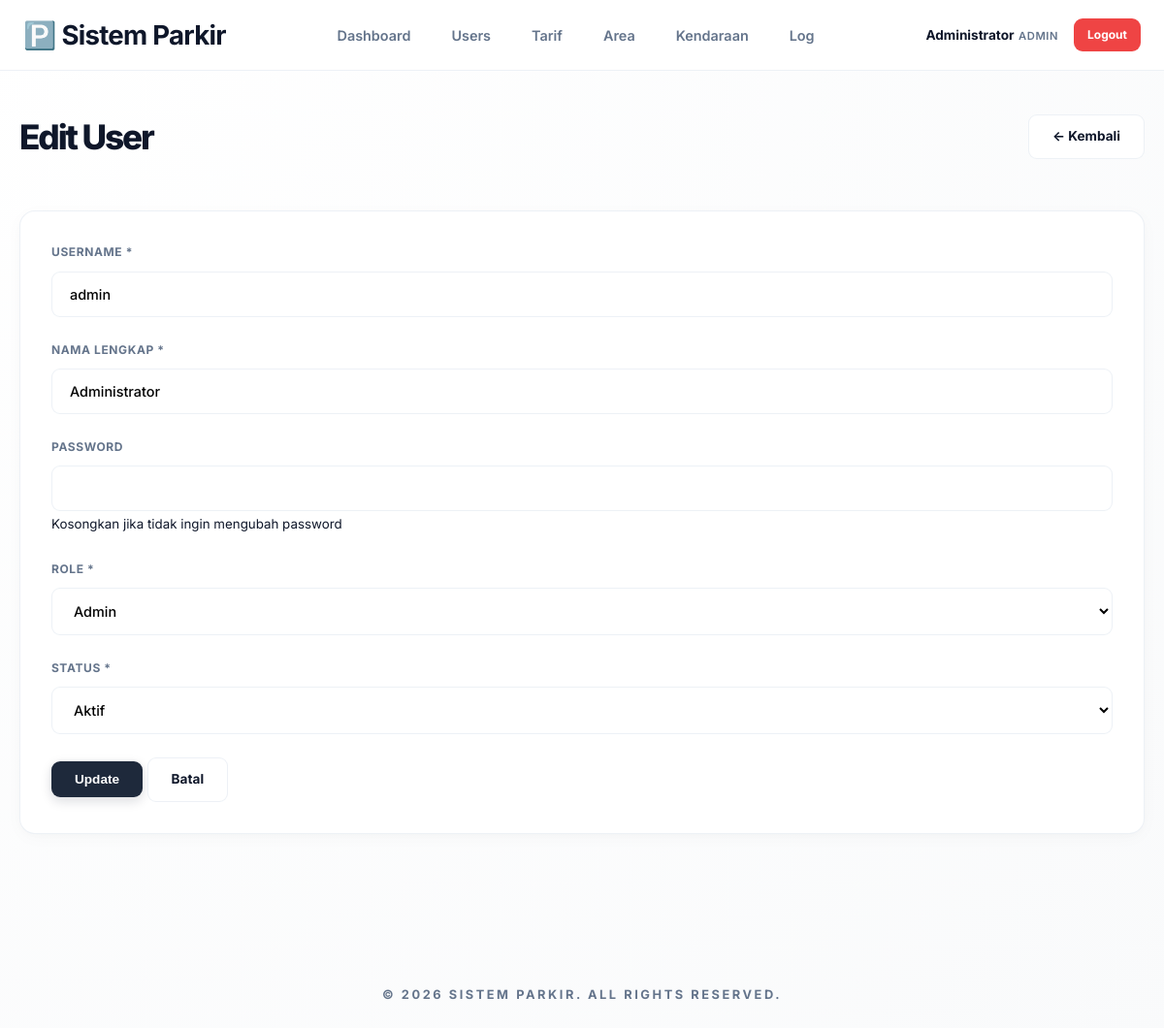
Page /admin/users/edit.php?id=1 (signed in) on the committed database.
### tables this page shows
CREATE TABLE `tb_user` (
  `id_user` int(11) NOT NULL AUTO_INCREMENT,
  `nama_lengkap` varchar(50) NOT NULL,
  `username` varchar(50) NOT NULL,
  `password` varchar(100) NOT NULL,
  `role` enum('admin','petugas','owner') NOT NULL,
  `status_aktif` tinyint(1) DEFAULT 1,
  `created_at` timestamp NULL DEFAULT CURRENT_TIMESTAMP,
  `updated_at` timestamp NULL DEFAULT CURRENT_TIMESTAMP ON UPDATE CURRENT_TIMESTAMP,
  PRIMARY KEY (`id_user`),
  UNIQUE KEY `username` (`username`)
);

### includes/functions.php (called while the page is built, shortened)
<?php
function is_logged_in() {
    return isset($_SESSION['id_user']) && isset($_SESSION['role']);
}
function get_user_info() {
    return [
        'id_user' => $_SESSION['id_user'] ?? null,
        'username' => $_SESSION['username'] ?? null,
        'nama' => $_SESSION['nama_lengkap'] ?? null,
        'role' => $_SESSION['role'] ?? null
    ];
}
?>

### admin/users/edit.php (the view, shortened to what this page needs)
<?php
require_once __DIR__ . '/../../middleware/auth_check.php';
$user_data = null;
$id = $_GET['id'] ?? null;
try {
    $query = "SELECT * FROM tb_user WHERE id_user = :id LIMIT 1";
    $stmt = $db->prepare($query);
    $stmt->bindParam(':id', $id);
    $stmt->execute();
    $user_data = $stmt->fetch();
} catch(PDOException $e) {
    set_flash('danger', 'Terjadi kesalahan: ' . $e->getMessage());
    redirect('admin/users/index.php');
}
include __DIR__ . '/../../includes/header.php';
?>
<div class="container">
    <div class="page-header">
        <h1>Edit User</h1>
        <a href="index.php" class="btn btn-secondary">← Kembali</a>
    </div>
    <div class="card">
        <div class="card-body">
            <form method="POST" action="">
                <div class="form-group">
                    <label for="username">Username *</label>
                    <input type="text" id="username" name="username" class="form-control"
                           required value="<?php echo $_POST['username'] ?? $user_data['username']; ?>">
                </div>
                <div class="form-group">
                    <label for="nama_lengkap">Nama Lengkap *</label>
                    <input type="text" id="nama_lengkap" name="nama_lengkap" class="form-control"
                           required value="<?php echo $_POST['nama_lengkap'] ?? $user_data['nama_lengkap']; ?>">
                </div>
                <div class="form-group">
                    <label for="password">Password</label>
                    <input type="password" id="password" name="password" class="form-control" minlength="6">
                    <small class="form-text">Kosongkan jika tidak ingin mengubah password</small>
                </div>
                <div class="form-group">
                    <label for="role">Role *</label>
                    <select id="role" name="role" class="form-control" required>
                        <option value="admin" <?php echo ($user_data['role'] ?? '') === 'admin' ? 'selected' : ''; ?>>Admin</option>
                    </select>
                </div>
                <div class="form-group">
                    <label for="status_aktif">Status *</label>
                    <select id="status_aktif" name="status_aktif" class="form-control" required>
                        <option value="1" <?php echo ($user_data['status_aktif'] ?? '') == '1' ? 'selected' : ''; ?>>Aktif</option>
                    </select>
                </div>
                <div class="form-actions">
                    <button type="submit" class="btn btn-primary">Update</button>
                    <a href="index.php" class="btn btn-secondary">Batal</a>
                </div>
            </form>
        </div>
    </div>
</div>
<?php include __DIR__ . '/../../includes/footer.php'; ?>

### includes/header.php (shortened to what this page needs)
<!DOCTYPE html>
<html lang="id">
<head>
    <link rel="stylesheet" href="<?php echo BASE_URL; ?>assets/css/style.css">
</head>
<body>
    <?php if (is_logged_in()): ?>
        <nav class="navbar">
            <div class="nav-container">
                <div class="nav-brand">
                    <a href="<?php echo BASE_URL; ?>">
                        <h2>🅿️ Sistem Parkir</h2>
                    </a>
                </div>
                <div class="nav-menu">
                    <?php $user = get_user_info(); ?>
                    <?php if ($user['role'] === 'admin'): ?>
                        <a href="<?php echo BASE_URL; ?>admin/dashboard.php" class="nav-link">Dashboard</a>
                        <a href="<?php echo BASE_URL; ?>admin/users/index.php" class="nav-link">Users</a>
                        <a href="<?php echo BASE_URL; ?>admin/tarif/index.php" class="nav-link">Tarif</a>
                        <a href="<?php echo BASE_URL; ?>admin/area/index.php" class="nav-link">Area</a>
                        <a href="<?php echo BASE_URL; ?>admin/kendaraan/index.php" class="nav-link">Kendaraan</a>
                        <a href="<?php echo BASE_URL; ?>admin/log/index.php" class="nav-link">Log</a>
                    <?php elseif ($user['role'] === 'petugas'): ?>
                        <a href="<?php echo BASE_URL; ?>petugas/dashboard.php" class="nav-link">Dashboard</a>
                        <a href="<?php echo BASE_URL; ?>petugas/cetak_struk.php" class="nav-link">Cetak Struk</a>
                        <a href="<?php echo BASE_URL; ?>petugas/transaksi.php" class="nav-link">Transaksi</a>
                    <?php elseif ($user['role'] === 'owner'): ?>
                        <a href="<?php echo BASE_URL; ?>owner/dashboard.php" class="nav-link">Dashboard</a>
                        <a href="<?php echo BASE_URL; ?>owner/rekap.php" class="nav-link">Rekap Transaksi</a>
                    <?php endif; ?>
                </div>
                <div class="nav-user">
                    <div class="user-info">
                        <span class="user-name"><?php echo $user['nama']; ?></span>
                        <span class="user-role"><?php echo ucfirst($user['role']); ?></span>
                    </div>
                    <a href="<?php echo BASE_URL; ?>auth/logout.php" class="btn btn-danger btn-sm">Logout</a>
                </div>
            </div>
        </nav>
    <?php endif; ?>
    <main class="main-content">

### assets/css/style.css (style rules this page uses)
* { margin: 0; padding: 0; box-sizing: border-box; }
:root { --primary: #1e293b; --primary-soft: #f1f5f9; --accent: #3b82f6; --success: #10b981; --danger: #ef4444; --warning: #f59e0b; --bg-base: #fafafa; --bg-surface: rgba(255, 255, 255, 0.85); --text-main: #0f172a; --text-muted: #64748b; --border: rgba(226, 232, 240, 0.6); --glass-border: rgba(255, 255, 255, 0.5); --shadow-soft: 0 4px 20px -2px rgba(0, 0, 0, 0.03), 0 2px 10px -2px rgba(0, 0, 0, 0.02); --shadow-floating: 0 20px 25px -5px rgba(0, 0, 0, 0.05), 0 10px 10px -5px rgba(0, 0, 0, 0.02); --radius-lg: 16px; --radius-md: 10px; }
body { font-family: 'Inter', -apple-system, blinkmacsystemfont, sans-serif; background: radial-gradient(circle at top left, #ffffff 0%, #f9fafb 100%); color: var(--text-main); line-height: 1.6; min-height: 100vh; overflow-x: hidden; -webkit-font-smoothing: antialiased; }
.container { width: 100%; max-width: 1200px; margin: 0 auto; padding: 32px 20px; }
.navbar { background: var(--bg-surface); backdrop-filter: blur(12px); -webkit-backdrop-filter: blur(12px); border-bottom: 1px solid var(--border); position: sticky; top: 0; z-index: 1000; }
.nav-container { max-width: 1200px; margin: 0 auto; padding: 14px 24px; display: flex; justify-content: space-between; align-items: center; }
.nav-brand a { text-decoration: none; color: var(--text-main); font-weight: 800; font-size: 1.15rem; letter-spacing: -0.04em; display: flex; align-items: center; gap: 10px; }
.nav-menu { display: flex; gap: 6px; }
.nav-link { text-decoration: none; color: var(--text-muted); padding: 10px 18px; border-radius: var(--radius-md); font-weight: 600; font-size: 0.9rem; transition: all 0.2s cubic-bezier(0.4, 0, 0.2, 1); }
.nav-user { display: flex; align-items: center; gap: 16px; }
.user-info { text-align: right; line-height: 1.2; }
.user-name { font-weight: 700; font-size: 0.85rem; color: var(--text-main); }
.user-role { font-size: 0.7rem; color: var(--text-muted); font-weight: 600; letter-spacing: 0.05em; text-transform: uppercase; }
.page-header { display: flex; justify-content: space-between; align-items: center; margin-bottom: 40px; padding: 8px 0; }
.page-header h1 { font-size: 2.2rem; font-weight: 800; letter-spacing: -0.06em; color: var(--text-main); }
.card { background: #fff; border-radius: var(--radius-lg); border: 1px solid var(--border); box-shadow: var(--shadow-soft); margin-bottom: 32px; overflow: hidden; }
.card-body { padding: 32px; }
.btn { display: inline-flex; align-items: center; justify-content: center; padding: 11px 24px; border-radius: 9px; font-size: 0.85rem; font-weight: 700; cursor: pointer; transition: all 0.2s ease; text-decoration: none; gap: 8px; border: 1px solid var(--border); background: #fff; color: var(--text-main); }
.btn-primary { background: var(--primary); color: #fff; border: none; box-shadow: 0 4px 12px rgba(15, 23, 42, 0.15); }
.btn-danger { color: #fff; background: var(--danger); border: none; }
.btn-sm { padding: 7px 14px; font-size: 0.75rem; }
.form-group { margin-bottom: 24px; }
.form-group label { display: block; margin-bottom: 10px; font-size: 0.75rem; font-weight: 700; text-transform: uppercase; color: var(--text-muted); letter-spacing: 0.05em; }
.form-control { width: 100%; padding: 14px 18px; background: #ffffff; border: 1px solid var(--border); border-radius: 9px; font-size: 0.9rem; font-family: inherit; font-weight: 500; transition: all 0.2s; }
* { transition: transform 0.2s cubic-bezier(0.4, 0, 0.2, 1), box-shadow 0.2s ease, background 0.2s ease, border-color 0.2s ease; }

### rows in the picture
tb_user: nama_lengkap "Administrator", role "ADMIN", username "admin", role "Admin", status_aktif "Aktif"
